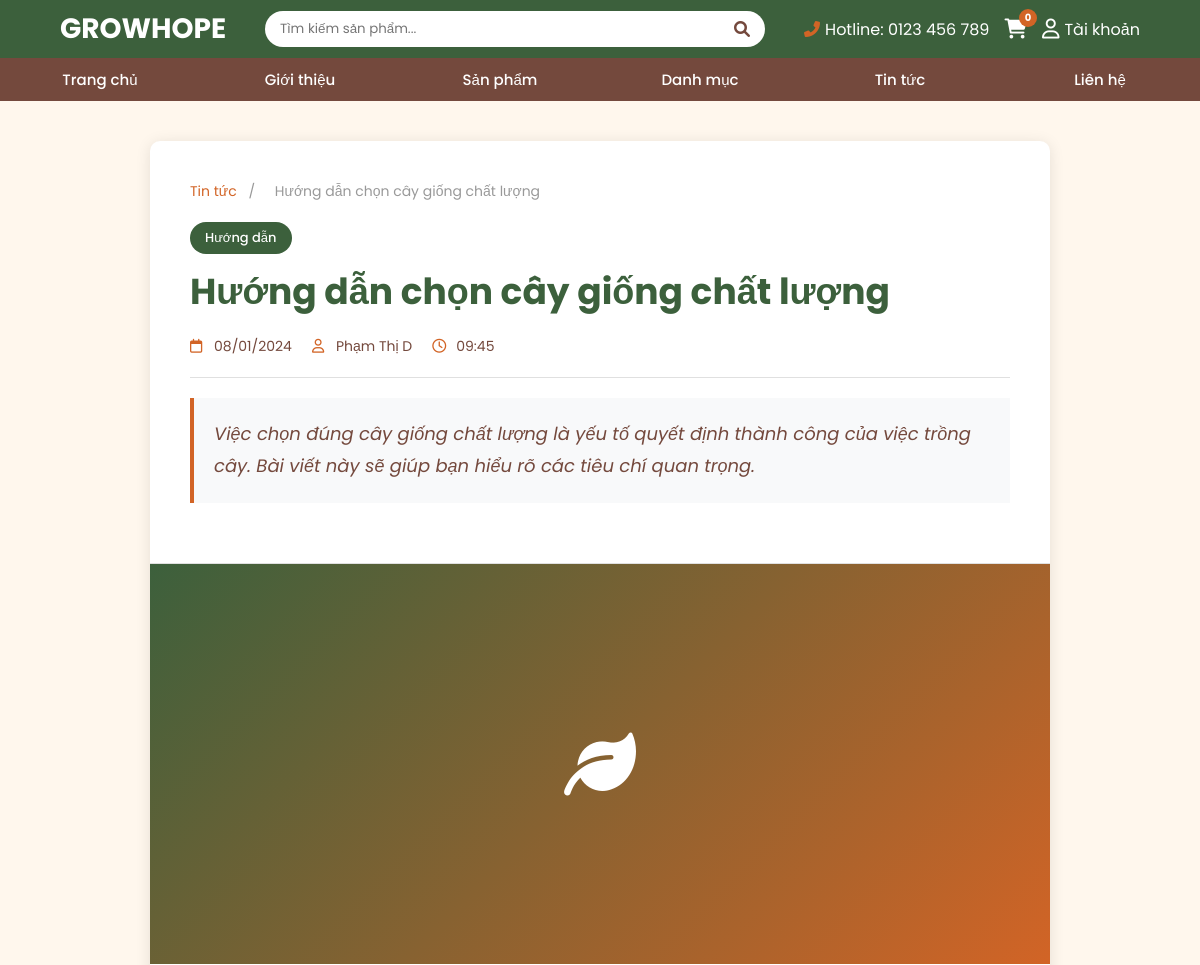
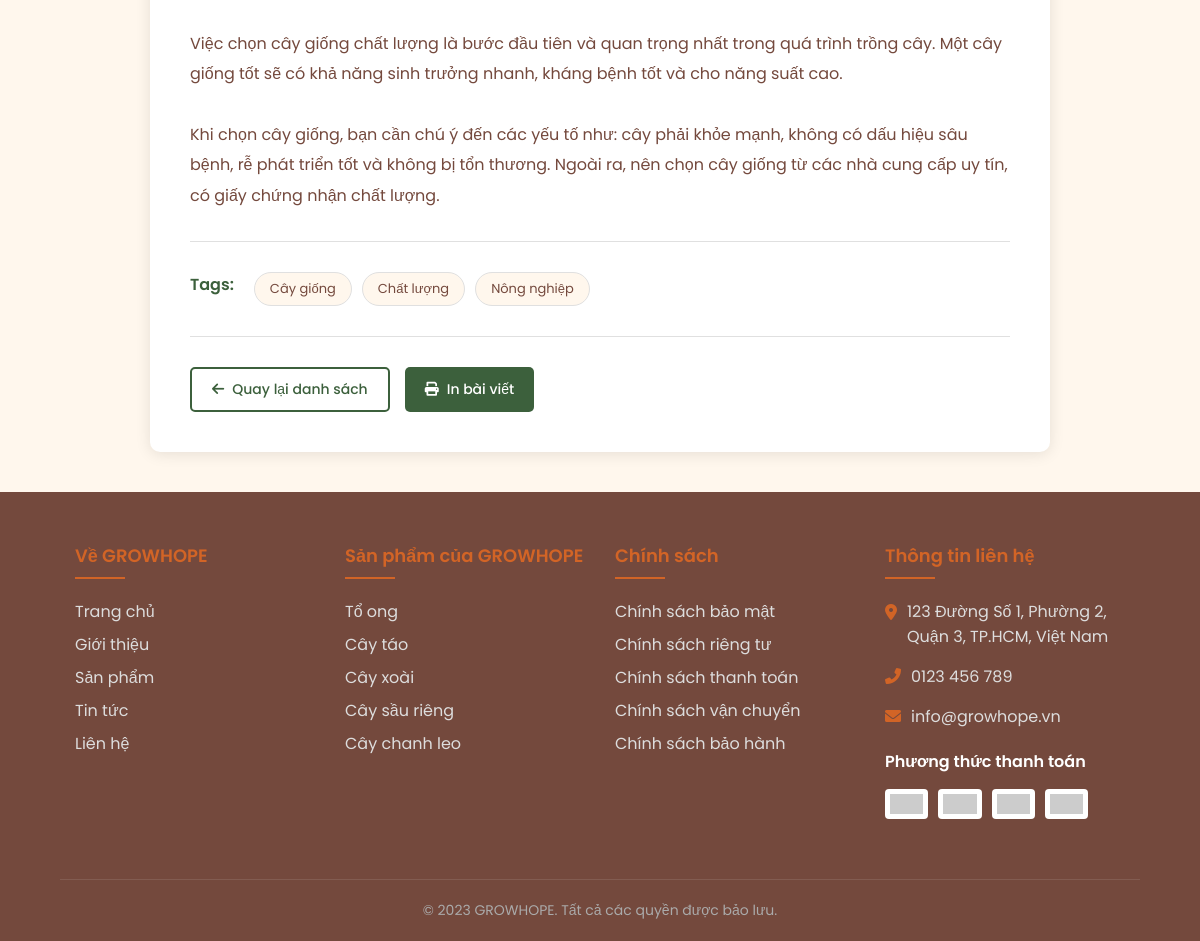
The app's page /views/news-detail.php?id=4 with its own data (2 pictures, top to bottom).
### tables this page shows
CREATE TABLE news (
    news_id INT AUTO_INCREMENT PRIMARY KEY,
    title VARCHAR(255) NOT NULL,
    slug VARCHAR(255) NOT NULL UNIQUE,
    publish_date DATE NOT NULL,
    author VARCHAR(255) NOT NULL,
    category VARCHAR(255) NOT NULL,
    excerpt TEXT,
    description TEXT,
    content LONGTEXT,
    created_at TIMESTAMP DEFAULT CURRENT_TIMESTAMP
);

### views/news-detail.php (the view, shortened to what this page needs)
<?php
require_once '../includes/database.php';
try {
    $pdo = getPDO();
} catch (RuntimeException $e) {
    $pdo = null;
}
$news_id = isset($_GET['id']) ? (int) $_GET['id'] : 0;
$newsStmt = $pdo->prepare('SELECT news_id, title, slug, publish_date, created_at, author, category, excerpt, description, content
                            FROM news
                            WHERE news_id = :id');
$newsStmt->bindValue(':id', $news_id, PDO::PARAM_INT);
$newsStmt->execute();
$article = $newsStmt->fetch();
$tagStmt = $pdo->prepare('SELECT tag FROM news_tags WHERE news_id = :id ORDER BY tag ASC');
$tagStmt->bindValue(':id', $news_id, PDO::PARAM_INT);
$tagStmt->execute();
$article_tags = $tagStmt->fetchAll(PDO::FETCH_COLUMN);
include '../includes/header.php';
?>
<div class="news-detail-container">
    <div class="news-detail-wrapper">
        <div class="news-detail-header">
            <div class="news-breadcrumb">
                <a href="/ecoweb/public/news.php">Tin tức</a>
                <span>/</span>
                <span><?php echo htmlspecialchars($article['title']); ?></span>
            </div>
            <div class="news-category"><?php echo htmlspecialchars($article['category']); ?></div>
            <h1 class="news-title"><?php echo htmlspecialchars($article['title']); ?></h1>
            <div class="news-meta">
                <div class="news-meta-item">
                    <i class="far fa-calendar"></i>
                    <span><?php echo date('d/m/Y', strtotime($article['publish_date'])); ?></span>
                </div>
                <div class="news-meta-item">
                    <i class="far fa-user"></i>
                    <span><?php echo htmlspecialchars($article['author']); ?></span>
                </div>
                <div class="news-meta-item">
                    <i class="far fa-clock"></i>
                    <span><?php echo date('H:i', strtotime($article['created_at'] ?? $article['publish_date'])); ?></span>
                </div>
            </div>
            <?php if (!empty($article['description'])): ?>
            <div class="news-description">
                <?php echo htmlspecialchars($article['description']); ?>
            </div>
            <?php endif; ?>
        </div>
        <div class="news-image">
            <i class="fas fa-leaf"></i>
        </div>
        <div class="news-content">
            <div class="news-body">
                <?php echo nl2br(htmlspecialchars($article['content'])); ?>
            </div>
            <?php if (!empty($article_tags)): ?>
            <div class="news-tags">
                <span class="news-tags-label">Tags:</span>
                <?php foreach ($article_tags as $tag): ?>
                    <a href="/ecoweb/public/news.php?tag=<?php echo urlencode($tag); ?>" class="news-tag">
                        <?php echo htmlspecialchars($tag); ?>
                    </a>
                <?php endforeach; ?>
            </div>
            <?php endif; ?>
            <div class="news-actions">
                <a href="/ecoweb/public/news.php" class="news-action-btn secondary">
                    <i class="fas fa-arrow-left"></i>
                    Quay lại danh sách
                </a>
                <a href="#" class="news-action-btn" onclick="window.print(); return false;">
                    <i class="fas fa-print"></i>
                    In bài viết
                </a>
            </div>
        </div>
    </div>
</div>
<?php include '../includes/footer.php'; ?>

### includes/header.php (style rules this page uses)
:root { --primary: #3C603C; --secondary: #D26426; --dark: #74493D; --light: #FFF7ED; --white: #FFFFFF; }
* { margin: 0; padding: 0; box-sizing: border-box; font-family: 'Poppins', sans-serif; }
h1, h2, h3, h4, h5, h6, .bold { font-weight: 600; }

### views/news-detail.php (style rules this page uses)
.news-detail-container { background-color: var(--light); padding: 40px 5%; min-height: 80vh; }
.news-detail-wrapper { max-width: 900px; margin: 0 auto; background-color: var(--white); border-radius: 10px; overflow: hidden; box-shadow: 0 2px 15px rgba(0, 0, 0, 0.1); }
.news-detail-header { padding: 40px 40px 30px; border-bottom: 1px solid #e0e0e0; }
.news-breadcrumb { margin-bottom: 20px; font-size: 14px; color: var(--dark); }
.news-breadcrumb a { color: var(--secondary); text-decoration: none; transition: color 0.3s ease; }
.news-breadcrumb span { margin: 0 8px; color: #999; }
.news-category { display: inline-block; background-color: var(--primary); color: var(--white); padding: 6px 15px; border-radius: 20px; font-size: 13px; font-weight: 500; margin-bottom: 15px; }
.news-title { font-size: 36px; font-weight: 700; color: var(--primary); margin-bottom: 20px; line-height: 1.3; }
.news-meta { display: flex; flex-wrap: wrap; gap: 20px; margin-bottom: 20px; padding-bottom: 20px; border-bottom: 1px solid #e0e0e0; }
.news-meta-item { display: flex; align-items: center; gap: 8px; color: var(--dark); font-size: 14px; }
.news-meta-item i { color: var(--secondary); width: 16px; }
.news-description { font-size: 18px; color: var(--dark); line-height: 1.8; font-style: italic; padding: 20px; background-color: #f8f9fa; border-left: 4px solid var(--secondary); margin-bottom: 30px; }
.news-image { width: 100%; height: 400px; object-fit: cover; background: linear-gradient(135deg, var(--primary), var(--secondary)); display: flex; align-items: center; justify-content: center; color: var(--white); font-size: 72px; margin-bottom: 30px; }
.news-content { padding: 0 40px 40px; }
.news-body { font-size: 16px; line-height: 1.9; color: var(--dark); margin-bottom: 30px; }
.news-tags { display: flex; flex-wrap: wrap; gap: 10px; margin-top: 30px; padding-top: 30px; border-top: 1px solid #e0e0e0; }
.news-tags-label { font-weight: 600; color: var(--primary); margin-right: 10px; }
.news-tag { display: inline-block; background-color: var(--light); color: var(--dark); padding: 6px 15px; border-radius: 20px; font-size: 13px; text-decoration: none; transition: all 0.3s ease; border: 1px solid #e0e0e0; }
.news-actions { display: flex; gap: 15px; margin-top: 30px; padding-top: 30px; border-top: 1px solid #e0e0e0; }
.news-action-btn { display: inline-flex; align-items: center; gap: 8px; padding: 10px 20px; background-color: var(--primary); color: var(--white); text-decoration: none; border-radius: 5px; font-size: 14px; font-weight: 500; transition: all 0.3s ease; }
.news-action-btn.secondary { background-color: transparent; color: var(--primary); border: 2px solid var(--primary); }

### records on screen
news: title "Hướng dẫn chọn cây giống chất lượng", category "Hướng dẫn", publish_date "08/01/2024", author "Phạm Thị D", created_at "09:45", description "Việc chọn đúng cây giống chất lượng là yếu tố quyết định thành công của việc trồng cây. Bài viết này sẽ giúp bạn hiểu rõ các tiêu chí quan trọng.", content "Việc chọn cây giống chất lượng là bước đầu tiên và quan trọng nhất trong quá trình trồng cây. Một cây giống tốt sẽ có khả năng sinh trưởng nhanh, kháng bệnh tốt và cho năng suất cao. Khi chọn cây giống, bạn cần chú ý đến các yếu tố như: cây phải khỏe mạnh, không có dấu hiệu sâu bệnh, rễ phát triển tốt và không bị tổn thương. Ngoài ra, nên chọn cây giống từ các nhà cung cấp uy tín, có giấy chứng nhận chất lượng."

### other values on screen
$tag "Cây giống"
$tag "Chất lượng"
$tag "Nông nghiệp"
